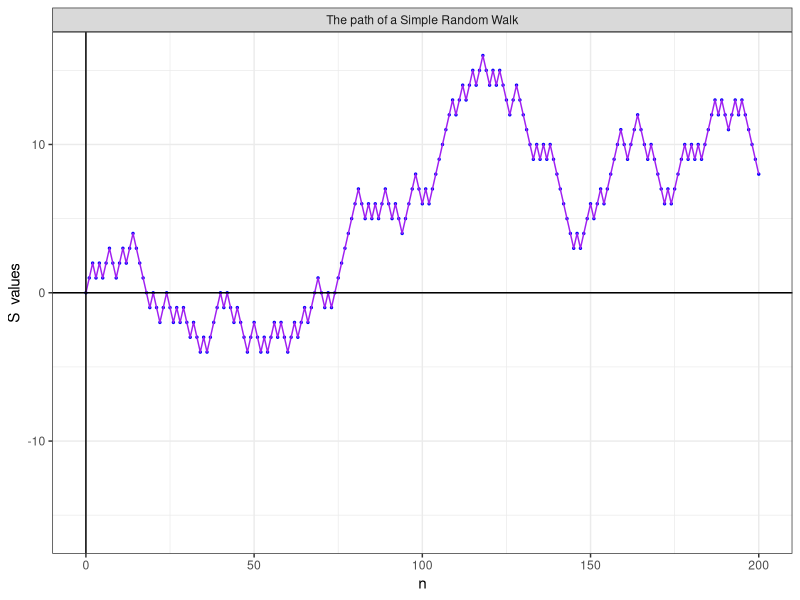
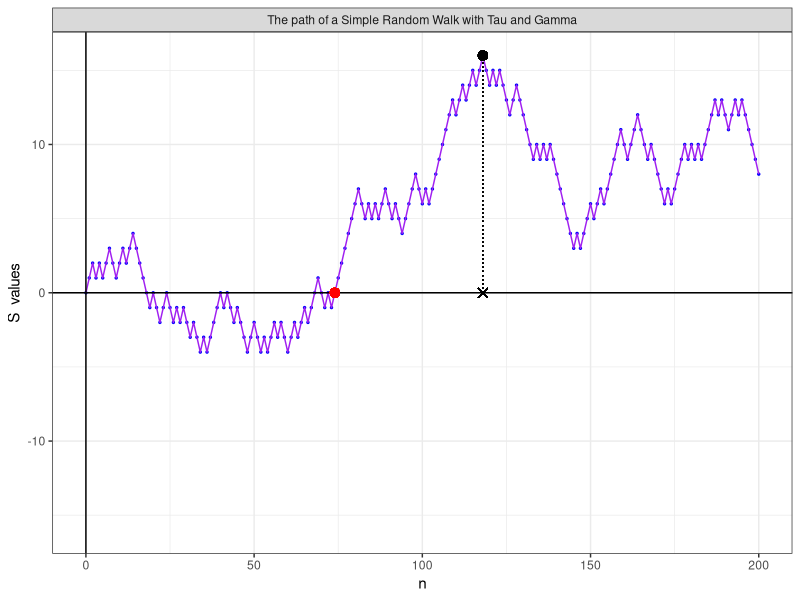
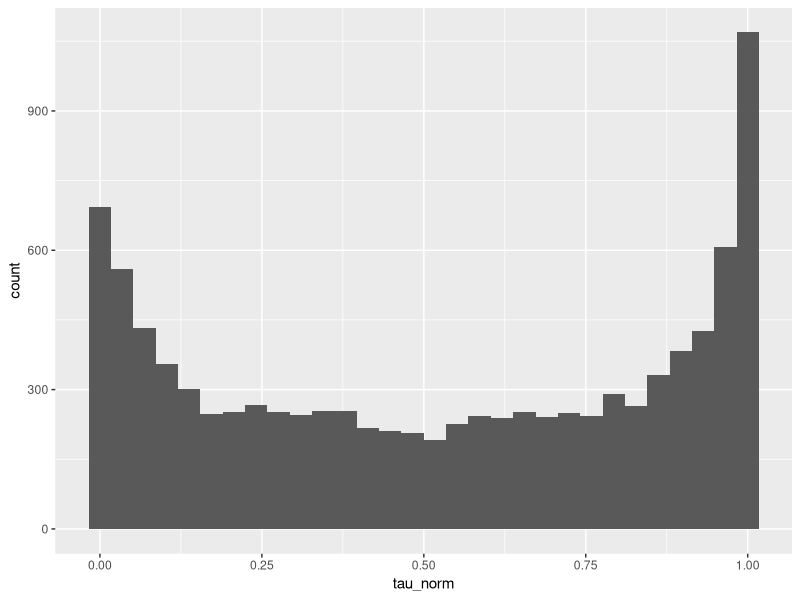
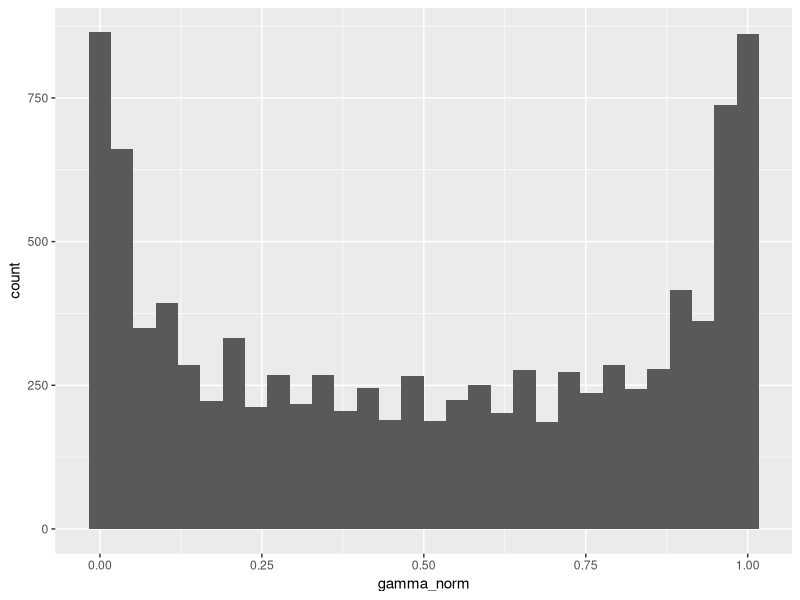

Here is the R script that generated these plots, in order:
## ---- chunk 1
knitr::opts_chunk$set(echo = TRUE)
## ---- chunk 2
SRW <- function(p = 0.5, n = 100, S0 = 0){
    X <- rbinom(n, 1, p)
    X <- X - 1 * (X == 0)
    S <- cumsum(c(S0, X))
    return(data.frame(n = 0:n, S = S))
}
## ---- chunk 3
SRW(n = 15, S0 = 10)
## ---- chunk 4
library(ggplot2)

df <- SRW(n = 200)

bound <- max(abs(max(df[2])), abs(min(df[2]))) # In order to center the drawing
    
g <- ggplot(df, aes(n, S)) +
    geom_point(size = 0.5, colour = 'blue') +
    labs(x = "n", y = "S  values") +
    ylim(-bound, bound) +
    geom_line(colour = 'purple', show.legend = TRUE) +
    geom_hline(yintercept = 0, show.legend = TRUE) +
    geom_vline(xintercept = 0, show.legend = TRUE) +
    facet_grid(~"The path of a Simple Random Walk") +
    theme_bw()

print(g)
## ---- chunk 5
tau <- function(data_frame){
    tau_vect <- which(data_frame['S'] == max(data_frame['S']))
    tau <- tail(tau_vect, n = 1) - 1
    return(tau)
}
tau(df)
## ---- chunk 6
gamma <- function(data_frame){
    gamma_vect <- which(data_frame['S'] == data_frame[1,2])
    gamma <- tail(gamma_vect, n = 1) - 1
    return(gamma)
}
gamma(df)
## ---- chunk 7
g_tau_gamma <- g +
    geom_point(aes(x = tau(df), y = df[tau(df) + 1, 2]), colour="black", size = 2.7) +
    geom_point(aes(x = tau(df), y = 0), colour="black", size = 2.7, shape = 4) +
    geom_segment(aes(x = tau(df), y = 0, xend = tau(df), yend = df[tau(df) + 1, 2]),
                 linetype = "dotted", size = 0.2) +
    geom_point(aes(x = gamma(df), y = df[gamma(df) + 1, 2]), colour="red", size = 2.7) +
    facet_grid(~"The path of a Simple Random Walk with Tau and Gamma")

print(g_tau_gamma)
## ---- chunk 8
m <- 10000
n <- 200
df_tau_gamma <- data.frame(tau = 1:m, gamma = 1:m, tau_norm = 0, gamma_norm = 0)

for(i in 1:m){
    aux <- SRW(n = n, S0 = 0)
    df_tau_gamma[i,1] <- tau(aux)
    df_tau_gamma[i,2] <- gamma(aux)
    df_tau_gamma[i,3] <- df_tau_gamma[i,1]/n
    df_tau_gamma[i,4] <- df_tau_gamma[i,2]/n
}
head(df_tau_gamma)
## ---- chunk 9
hist_tau <- ggplot(df_tau_gamma, aes(x = tau_norm)) + 
    geom_histogram()

print(hist_tau)
## ---- chunk 10
hist_gamma <- ggplot(df_tau_gamma, aes(x = gamma_norm)) + 
    geom_histogram()

print(hist_gamma)
